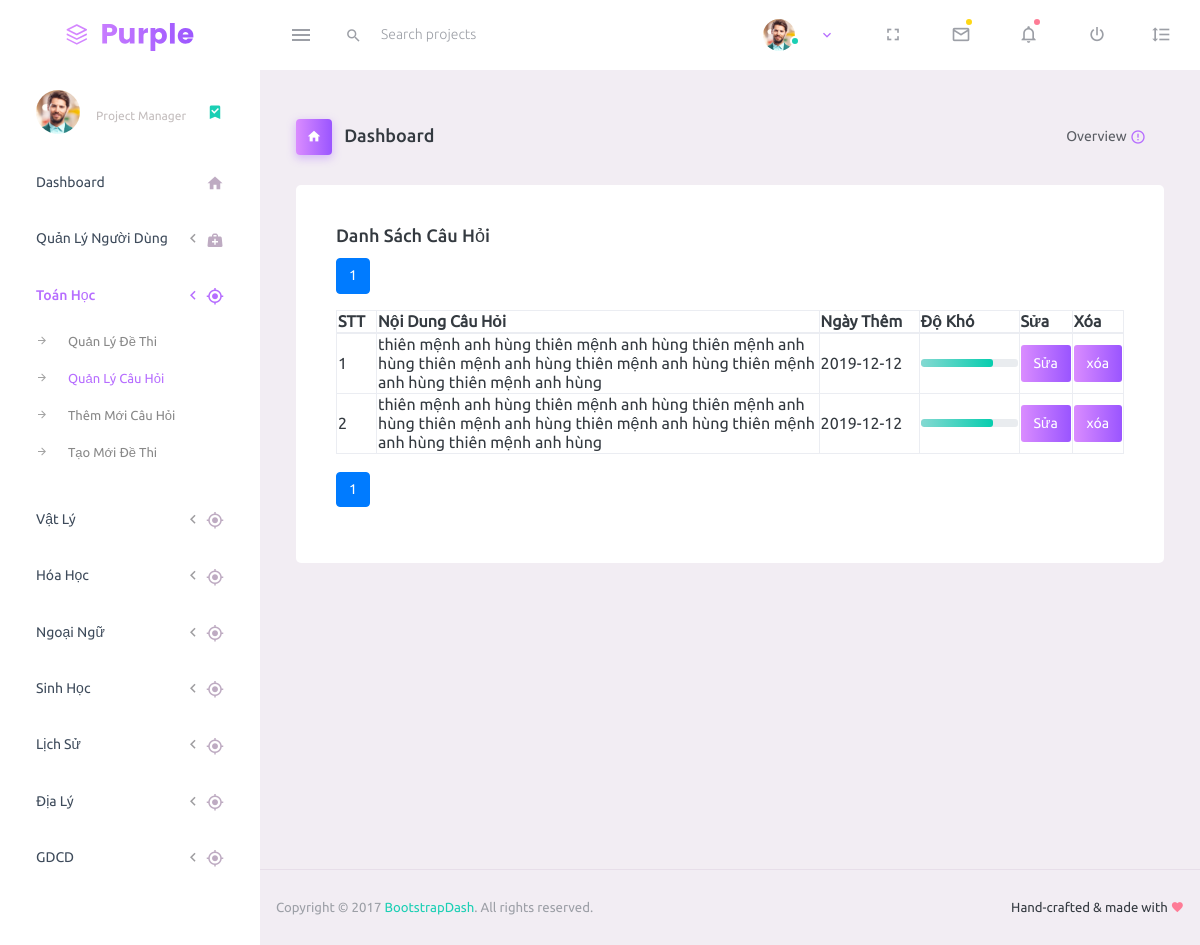
Page /toanhoc/qlch1.php on the committed database.
### tables this page shows
CREATE TABLE `cauhoi_toan` (
  `id_cauhoi` int(11) NOT NULL,
  `ma_monhoc` int(11) NOT NULL,
  `ngaythem` date DEFAULT NULL,
  `loai_cauhoi` int(11) DEFAULT '0',
  `cauhoi` text NOT NULL,
  `dapanA` text NOT NULL,
  `dapanB` text NOT NULL,
  `dapanC` text NOT NULL,
  `dapanD` text NOT NULL,
  `dapandung` int(11) NOT NULL,
  `dokho` int(11) DEFAULT NULL,
  `hinhanh` text,
  `hamso` int(11) DEFAULT '0',
  `logarit` int(11) DEFAULT '0',
  `nguyenham_tichphan` int(11) DEFAULT '0',
  `sophuc` int(11) DEFAULT '0',
  `luonggiac` int(11) DEFAULT '0',
  `hinhkhonggian` int(11) DEFAULT '0',
  `hephuongtrinh` int(11) DEFAULT '0',
  `batphuongtrinh` int(11) DEFAULT '0',
  `tohop_sacxuat` int(11) DEFAULT '0',
  `oxyz` int(11) DEFAULT '0'
);

### dataconnect/dbconnect.php (called while the page is built, shortened)
<?php
    $host = "localhost";
    $dbname="thi_thpt_ttcs";
    $dbusername="root";
    $dbpass = "";
    $conn = new PDO("mysql:host=$host;dbname=$dbname;charset=utf8",$dbusername,$dbpass);
    $ADMIN_URL = "http://localhost:8080/ttcs/";
    function getSimpleQuery($sql, $isAll = false){
        global $conn;
        $statement = $conn->prepare($sql);
        $statement->execute();
        if($isAll){
            return $statement->fetchAll();
        }
        return $statement->fetch();
    }
?>

### toanhoc/qlch1.php (the view, shortened to what this page needs)
<?php
$path = "../";
require_once $path.'dataconnect/dbconnect.php';
$sql = "SELECT count(id_cauhoi) as total FROM cauhoi_toan";
$run = getSimpleQuery($sql);
$total_records = $run['total'];
$current_page = isset($_GET['page']) ? $_GET['page'] : 1;
$limit = 20;
$total_page = ceil($total_records / $limit);
$start = ($current_page - 1) * $limit;
$sql = "select * from cauhoi_toan limit $start, $limit";
$kq = getSimpleQuery($sql, true);
$STT=1*($current_page-1)*20 + 1;
?>
<!DOCTYPE html>
<html lang="en">
<head>
  <link rel="stylesheet" href="../assets/vendors/mdi/css/materialdesignicons.min.css">
  <link rel="stylesheet" href="../assets/vendors/css/vendor.bundle.base.css">
  <link rel="stylesheet" href="../assets/css/style.css">
</head>
<body>
  <div class="container-scroller">
    <nav class="navbar default-layout-navbar col-lg-12 col-12 p-0 fixed-top d-flex flex-row">
      <div class="text-center navbar-brand-wrapper d-flex align-items-center justify-content-center">
        <a class="navbar-brand brand-logo" href="../homepage.php"><img src="../assets/images/logo.svg" alt="logo" /></a>
      </div>
      <div class="navbar-menu-wrapper d-flex align-items-stretch">
        <button class="navbar-toggler navbar-toggler align-self-center" type="button" data-toggle="minimize">
          <span class="mdi mdi-menu"></span>
        </button>
        <div class="search-field d-none d-md-block">
          <form class="d-flex align-items-center h-100" action="#">
            <div class="input-group">
              <div class="input-group-prepend bg-transparent">
                <i class="input-group-text border-0 mdi mdi-magnify"></i>
              </div>
              <input type="text" class="form-control bg-transparent border-0" placeholder="Search projects">
            </div>
          </form>
        </div>
        <ul class="navbar-nav navbar-nav-right">
          <li class="nav-item nav-profile dropdown">
            <a class="nav-link dropdown-toggle" id="profileDropdown" href="#" data-toggle="dropdown" aria-expanded="false">
              <div class="nav-profile-img">
                <img src="../assets/images/faces/face1.jpg" alt="image">
                <span class="availability-status online"></span>
              </div>
            </a>
              </li>
              <li class="nav-item d-none d-lg-block full-screen-link">
                <a class="nav-link">
                  <i class="mdi mdi-fullscreen" id="fullscreen-button"></i>
                </a>
              </li>
              <li class="nav-item dropdown">
                <a class="nav-link count-indicator dropdown-toggle" id="messageDropdown" href="#" data-toggle="dropdown" aria-expanded="false">
                  <i class="mdi mdi-email-outline"></i>
                  <span class="count-symbol bg-warning"></span>
                </a>
              </li>
              <li class="nav-item dropdown">
                <a class="nav-link count-indicator dropdown-toggle" id="notificationDropdown" href="#" data-toggle="dropdown">
                  <i class="mdi mdi-bell-outline"></i>
                  <span class="count-symbol bg-danger"></span>
                </a>
              </li>
              <li class="nav-item nav-logout d-none d-lg-block">
                <a class="nav-link" href="#">
                  <i class="mdi mdi-power"></i>
                </a>
              </li>
              <li class="nav-item nav-settings d-none d-lg-block">
                <a class="nav-link" href="#">
                  <i class="mdi mdi-format-line-spacing"></i>
                </a>
              </li>
            </ul>
          </div>
        </nav>
        <div class="container-fluid page-body-wrapper">
          <nav class="sidebar sidebar-offcanvas" id="sidebar">
            <ul class="nav">
              <li class="nav-item nav-profile">
                <a href="#" class="nav-link">
                  <div class="nav-profile-image">
                    <img src="../assets/images/faces/face1.jpg" alt="profile">
                  </div>
                  <div class="nav-profile-text d-flex flex-column">
                    <span class="text-secondary text-small">Project Manager</span>
                  </div>
                  <i class="mdi mdi-bookmark-check text-success nav-profile-badge"></i>
                </a>
              </li>
              <li class="nav-item">
                <a class="nav-link" href="../homepage.php">
                  <span class="menu-title">Dashboard</span>
                  <i class="mdi mdi-home menu-icon"></i>
                </a>
              </li>
              <li class="nav-item">
                <a class="nav-link" data-toggle="collapse" href="#general-pages" aria-expanded="false" aria-controls="general-pages">
                  <span class="menu-title">Quản Lý Người Dùng</span>
                  <i class="menu-arrow"></i>
                  <i class="mdi mdi-medical-bag menu-icon"></i>
                </a>
              </li>
              <li class="nav-item">
                <a class="nav-link" data-toggle="collapse" href="#ui-basic1" aria-expanded="false" aria-controls="">
                  <span class="menu-title">Toán Học</span>
                  <i class="menu-arrow"></i>
                  <i class="mdi mdi-crosshairs-gps menu-icon"></i>
                </a>
                <div class="collapse" id="ui-basic1">
                  <ul class="nav flex-column sub-menu">
                    <li class="nav-item"> <a class="nav-link" href="qldethi1.php">Quản Lý Đề Thi</a></li>
                    <li class="nav-item"> <a class="nav-link" href="qlch1.php">Quản Lý Câu Hỏi</a></li>
                    <li class="nav-item"> <a class="nav-link" href="themcauhoi1.php">Thêm Mới Câu Hỏi</a></li>
                    <li class="nav-item"> <a class="nav-link" href="taodethi1.php">Tạo Mới Đề Thi</a></li>
                  </ul>
                </div>
              </li>
              <li class="nav-item">
                <a class="nav-link" data-toggle="collapse" href="#ui-basic2" aria-expanded="false" aria-controls="">
                  <span class="menu-title">Vật Lý</span>
                  <i class="menu-arrow"></i>
                  <i class="mdi mdi-crosshairs-gps menu-icon"></i>
                </a>
              </li>
              <li class="nav-item">
                <a class="nav-link" data-toggle="collapse" href="#ui-basic3" aria-expanded="false" aria-controls="ui-basic3">
                  <span class="menu-title">Hóa Học</span>
                  <i class="menu-arrow"></i>
                  <i class="mdi mdi-crosshairs-gps menu-icon"></i>
                </a>
              </li>
              <li class="nav-item">
                <a class="nav-link" data-toggle="collapse" href="#ui-basic4" aria-expanded="false" aria-controls="ui-basic4">
                  <span class="menu-title">Ngoại Ngữ</span>
                  <i class="menu-arrow"></i>
                  <i class="mdi mdi-crosshairs-gps menu-icon"></i>
                </a>
              </li>
              <li class="nav-item">
                <a class="nav-link" data-toggle="collapse" href="#ui-basic5" aria-expanded="false" aria-controls="ui-basic5">
                  <span class="menu-title">Sinh Học</span>
                  <i class="menu-arrow"></i>
                  <i class="mdi mdi-crosshairs-gps menu-icon"></i>
                </a>
              </li>
              <li class="nav-item">
                <a class="nav-link" data-toggle="collapse" href="#ui-basic6" aria-expanded="false" aria-controls="ui-basic6">
                  <span class="menu-title">Lịch Sử</span>
                  <i class="menu-arrow"></i>
                  <i class="mdi mdi-crosshairs-gps menu-icon"></i>
                </a>
              </li>
              <li class="nav-item">
                <a class="nav-link" data-toggle="collapse" href="#ui-basic7" aria-expanded="false" aria-controls="ui-basic7">
                  <span class="menu-title">Địa Lý</span>
                  <i class="menu-arrow"></i>
                  <i class="mdi mdi-crosshairs-gps menu-icon"></i>
                </a>
              </li>
              <li class="nav-item">
                <a class="nav-link" data-toggle="collapse" href="#ui-basic8" aria-expanded="false" aria-controls="ui-basic8">
                  <span class="menu-title">GDCD</span>
                  <i class="menu-arrow"></i>
                  <i class="mdi mdi-crosshairs-gps menu-icon"></i>
                </a>
              </li>
            </ul>
          </nav>
          <div class="main-panel">
            <div class="content-wrapper">
              <div class="page-header">
                <h3 class="page-title">
                  <span class="page-title-icon bg-gradient-primary text-white mr-2">
                    <i class="mdi mdi-home"></i>
                  </span> Dashboard </h3>
                  <nav aria-label="breadcrumb">
                    <ul class="breadcrumb">
                      <li class="breadcrumb-item active" aria-current="page">
                        <span></span>Overview <i class="mdi mdi-alert-circle-outline icon-sm text-primary align-middle"></i>
                      </li>
                    </ul>
                  </nav>
                </div>
                <div class="row">
                  <div class="col-md-12 grid-margin stretch-card">
                    <div class="card">
                      <div class="card-body">
                        <h4 class="card-title">Danh Sách Câu Hỏi</h4>
                        <div class="table-responsive">
                          <table class="table-bordered" width=device-width >
                            <nav aria-label="...">
                              <ul class="pagination">
                                <?php
                                for ($i = 1; $i <= $total_page; $i++){
                                  if ($i == $current_page){
                                    echo '<li class="page-item active"><a class="page-link" href="qlch1.php?page='.$i.'">'.$i.'</a></li>';
                                  }
                                  else{
                                    echo '<li class="page-item"><a class="page-link" href="qlch1.php?page='.$i.'">'.$i.'</a></li>';
                                  }
                                }
                                ?>
                              </ul>
                            </nav>
                            <thead>
                              <tr>
                                <th> STT </th>
                                <th> Nội Dung Câu Hỏi</th>
                                <th> Ngày Thêm </th>
                                <th> Độ Khó </th>
                                <th> Sửa </th>
                                <th> Xóa </th>
                              </tr>
                            </thead>
                            <tbody>
                              <?php foreach ($kq as $key): ?>
                                <tr>
                                  <td width="40"> <?= $STT++ ?> </td>
                                  <td> <?= $key['cauhoi'] ?> </td>
                                  <td width="100px"> <?= $key['ngaythem'] ?> </td>
                                  <td width="100px">
                                    <?php $dokho;
                                    if ($key['dokho']==3) {
                                      $dokho=75;
                                    }
                                    ?>
                                    <div class="progress">
                                      <div class="progress-bar bg-gradient-success" role="progressbar" style="width: <?= $dokho?>%" aria-valuenow="50" aria-valuemin="0" aria-valuemax="100"></div>
                                    </div>
                                  </td>
                                  <td width="30px"><button type="button" class="btn-sm btn-gradient-primary btn-rounded btn-fw" onclick="location.href='<?= $ADMIN_URL?>toanhoc/edit_cauhoi.php?id=<?= $key['id_cauhoi']?>&&page=<?=$current_page?>'" >Sửa</button></td>
                                  <td width="30px"> <button class="btn-sm btn-gradient-primary btn-rounded btn-fw btn-remove" href="javascript:;" linkurl="<?= $ADMIN_URL?>toanhoc/delete_cauhoi.php?id=<?= $key['id_cauhoi']?>&&page=<?=$current_page?>'">xóa</button> </td>
                                </tr>
                              <?php endforeach ?>
                            </tbody>
                          </table>
                          <br>
                          <nav aria-label="...">
                            <ul class="pagination">
                              <?php
                              for ($i = 1; $i <= $total_page; $i++){
                                if ($i == $current_page){
                                  echo '<li class="page-item active"><a class="page-link" href="qlch1.php?page='.$i.'">'.$i.'</a></li>';
                                }
                                else{
                                  echo '<li class="page-item"><a class="page-link" href="qlch1.php?page='.$i.'">'.$i.'</a></li>';
                                }
                              }
                              ?>
                            </ul>
                          </nav>
                        </div>
                      </div>
                    </div>
                  </div>
                </div>
              </div>
              <footer class="footer">
                <div class="d-sm-flex justify-content-center justify-content-sm-between">
                  <span class="text-muted text-center text-sm-left d-block d-sm-inline-block">Copyright © 2017 <a href="https://www.bootstrapdash.com/" target="_blank">BootstrapDash</a>. All rights reserved.</span>
                  <span class="float-none float-sm-right d-block mt-1 mt-sm-0 text-center">Hand-crafted & made with <i class="mdi mdi-heart text-danger"></i></span>
                </div>
              </footer>
            </div>
          </div>
        </div>
      </body>
      </html>

### rows in the picture
cauhoi_toan: cauhoi "thiên mệnh anh hùng thiên mệnh anh hùng thiên mệnh anh hùng thiên mệnh anh hùng thiên mệnh anh hùng thiên mệnh anh hùng thiên mệnh anh hùng", ngaythem "2019-12-12", dokho 3 (drawn)
cauhoi_toan: cauhoi "thiên mệnh anh hùng thiên mệnh anh hùng thiên mệnh anh hùng thiên mệnh anh hùng thiên mệnh anh hùng thiên mệnh anh hùng thiên mệnh anh hùng", ngaythem "2019-12-12", dokho 3 (drawn)
